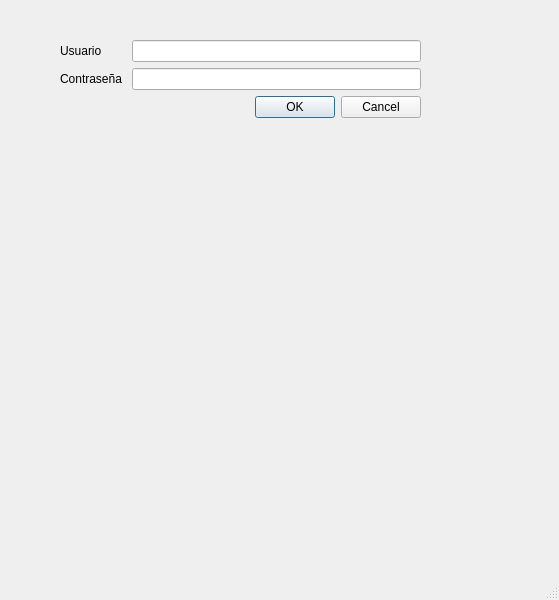
<?xml version="1.0" encoding="UTF-8"?>
<ui version="4.0">
 <class>MainWindow</class>
 <widget class="QMainWindow" name="MainWindow">
  <property name="geometry">
   <rect>
    <x>0</x>
    <y>0</y>
    <width>559</width>
    <height>600</height>
   </rect>
  </property>
  <property name="windowTitle">
   <string>MainWindow</string>
  </property>
  <widget class="QWidget" name="centralwidget">
   <widget class="QWidget" name="formLayoutWidget">
    <property name="geometry">
     <rect>
      <x>60</x>
      <y>40</y>
      <width>361</width>
      <height>185</height>
     </rect>
    </property>
    <layout class="QFormLayout" name="formLayout">
     <item row="1" column="0">
      <widget class="QLabel" name="label">
       <property name="text">
        <string>Usuario</string>
       </property>
      </widget>
     </item>
     <item row="2" column="0">
      <widget class="QLabel" name="label_2">
       <property name="text">
        <string>Contraseña </string>
       </property>
      </widget>
     </item>
     <item row="3" column="1">
      <widget class="QDialogButtonBox" name="buttonOk">
       <property name="orientation">
        <enum>Qt::Horizontal</enum>
       </property>
       <property name="standardButtons">
        <set>QDialogButtonBox::Cancel|QDialogButtonBox::Ok</set>
       </property>
      </widget>
     </item>
     <item row="1" column="1">
      <widget class="QLineEdit" name="Usuario"/>
     </item>
     <item row="2" column="1">
      <widget class="QLineEdit" name="Contra"/>
     </item>
    </layout>
   </widget>
  </widget>
  <widget class="QMenuBar" name="menubar">
   <property name="geometry">
    <rect>
     <x>0</x>
     <y>0</y>
     <width>559</width>
     <height>21</height>
    </rect>
   </property>
  </widget>
  <widget class="QStatusBar" name="statusbar"/>
 </widget>
 <resources/>
 <connections/>
</ui>
